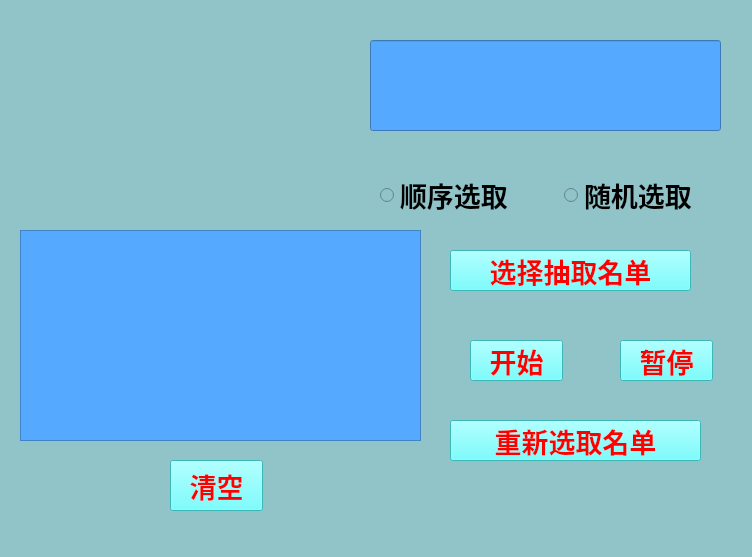
<?xml version="1.0" encoding="UTF-8"?>
<ui version="4.0">
 <class>MainWindow</class>
 <widget class="QMainWindow" name="MainWindow">
  <property name="geometry">
   <rect>
    <x>0</x>
    <y>0</y>
    <width>752</width>
    <height>557</height>
   </rect>
  </property>
  <property name="font">
   <font>
    <family>楷体</family>
    <pointsize>20</pointsize>
    <weight>50</weight>
    <bold>false</bold>
    <strikeout>true</strikeout>
   </font>
  </property>
  <property name="windowTitle">
   <string>随机抽人系统</string>
  </property>
  <property name="styleSheet">
   <string notr="true">background: rgb(144, 196, 200);
</string>
  </property>
  <widget class="QWidget" name="widget">
   <widget class="QPushButton" name="pushButton_3">
    <property name="geometry">
     <rect>
      <x>450</x>
      <y>250</y>
      <width>241</width>
      <height>41</height>
     </rect>
    </property>
    <property name="font">
     <font>
      <family>楷体</family>
      <pointsize>20</pointsize>
      <weight>75</weight>
      <bold>true</bold>
     </font>
    </property>
    <property name="styleSheet">
     <string notr="true">
QPushButton
{

color:red;
	background-color: rgb(85, 255, 255);
}
QPushButton:hover
{

	background-color: rgb(85, 255, 127);

}
QPushButton:pressed
{

background-color: rgb(0, 0, 0);

}</string>
    </property>
    <property name="text">
     <string>选择抽取名单</string>
    </property>
   </widget>
   <widget class="QPushButton" name="pushButton_4">
    <property name="geometry">
     <rect>
      <x>450</x>
      <y>420</y>
      <width>251</width>
      <height>41</height>
     </rect>
    </property>
    <property name="font">
     <font>
      <family>楷体</family>
      <pointsize>20</pointsize>
      <weight>75</weight>
      <bold>true</bold>
     </font>
    </property>
    <property name="styleSheet">
     <string notr="true">QPushButton
{

color:red;
	background-color: rgb(85, 255, 255);
}
QPushButton:hover
{

	background-color: rgb(85, 255, 127);

}
QPushButton:pressed
{

background-color: rgb(0, 0, 0);

}</string>
    </property>
    <property name="text">
     <string>重新选取名单</string>
    </property>
   </widget>
   <widget class="QWidget" name="horizontalLayoutWidget">
    <property name="geometry">
     <rect>
      <x>380</x>
      <y>170</y>
      <width>361</width>
      <height>51</height>
     </rect>
    </property>
    <layout class="QHBoxLayout" name="horizontalLayout">
     <item>
      <widget class="QRadioButton" name="radioButton">
       <property name="font">
        <font>
         <family>楷体</family>
         <pointsize>20</pointsize>
         <weight>75</weight>
         <bold>true</bold>
        </font>
       </property>
       <property name="text">
        <string>顺序选取</string>
       </property>
      </widget>
     </item>
     <item>
      <widget class="QRadioButton" name="radioButton_2">
       <property name="font">
        <font>
         <family>楷体</family>
         <pointsize>20</pointsize>
         <weight>75</weight>
         <bold>true</bold>
        </font>
       </property>
       <property name="text">
        <string>随机选取</string>
       </property>
      </widget>
     </item>
    </layout>
   </widget>
   <widget class="QPushButton" name="pushButton">
    <property name="geometry">
     <rect>
      <x>470</x>
      <y>340</y>
      <width>93</width>
      <height>41</height>
     </rect>
    </property>
    <property name="font">
     <font>
      <family>楷体</family>
      <pointsize>20</pointsize>
      <weight>75</weight>
      <bold>true</bold>
     </font>
    </property>
    <property name="styleSheet">
     <string notr="true">QPushButton
{

color:red;
	background-color: rgb(85, 255, 255);
}
QPushButton:hover
{

	background-color: rgb(85, 255, 127);

}
QPushButton:pressed
{

background-color: rgb(0, 0, 0);

}</string>
    </property>
    <property name="text">
     <string>开始</string>
    </property>
   </widget>
   <widget class="QPushButton" name="pushButton_2">
    <property name="geometry">
     <rect>
      <x>620</x>
      <y>340</y>
      <width>93</width>
      <height>41</height>
     </rect>
    </property>
    <property name="font">
     <font>
      <family>楷体</family>
      <pointsize>20</pointsize>
      <weight>75</weight>
      <bold>true</bold>
     </font>
    </property>
    <property name="styleSheet">
     <string notr="true">QPushButton
{

color:red;
	background-color: rgb(85, 255, 255);
}
QPushButton:hover
{

	background-color: rgb(85, 255, 127);

}
QPushButton:pressed
{

background-color: rgb(0, 0, 0);

}</string>
    </property>
    <property name="text">
     <string>暂停</string>
    </property>
   </widget>
   <widget class="QLineEdit" name="lineEdit">
    <property name="geometry">
     <rect>
      <x>370</x>
      <y>40</y>
      <width>351</width>
      <height>91</height>
     </rect>
    </property>
    <property name="font">
     <font>
      <family>方正舒体</family>
      <pointsize>30</pointsize>
     </font>
    </property>
    <property name="styleSheet">
     <string notr="true">color: rgb(255, 255, 255);
background-color: rgb(85, 170, 255);</string>
    </property>
    <property name="alignment">
     <set>Qt::AlignCenter</set>
    </property>
   </widget>
   <widget class="QTextBrowser" name="textBrowser">
    <property name="geometry">
     <rect>
      <x>20</x>
      <y>230</y>
      <width>401</width>
      <height>211</height>
     </rect>
    </property>
    <property name="font">
     <font>
      <family>方正舒体</family>
      <pointsize>20</pointsize>
      <weight>75</weight>
      <bold>true</bold>
     </font>
    </property>
    <property name="focusPolicy">
     <enum>Qt::StrongFocus</enum>
    </property>
    <property name="styleSheet">
     <string notr="true">
background-color: rgb(85, 170, 255);</string>
    </property>
   </widget>
   <widget class="QLabel" name="label">
    <property name="geometry">
     <rect>
      <x>110</x>
      <y>40</y>
      <width>181</width>
      <height>160</height>
     </rect>
    </property>
    <property name="styleSheet">
     <string notr="true"/>
    </property>
    <property name="text">
     <string/>
    </property>
    <property name="pixmap">
     <pixmap>F:/图片/name.webp</pixmap>
    </property>
    <property name="scaledContents">
     <bool>true</bool>
    </property>
   </widget>
   <widget class="QPushButton" name="pushButton_5">
    <property name="geometry">
     <rect>
      <x>170</x>
      <y>460</y>
      <width>93</width>
      <height>51</height>
     </rect>
    </property>
    <property name="font">
     <font>
      <family>楷体</family>
      <pointsize>20</pointsize>
      <weight>75</weight>
      <bold>true</bold>
     </font>
    </property>
    <property name="styleSheet">
     <string notr="true">QPushButton
{

color:red;
	background-color: rgb(85, 255, 255);
}
QPushButton:hover
{

	background-color: rgb(85, 255, 127);

}
QPushButton:pressed
{

background-color: rgb(0, 0, 0);

}</string>
    </property>
    <property name="text">
     <string>清空</string>
    </property>
    <property name="default">
     <bool>false</bool>
    </property>
   </widget>
   <zorder>pushButton</zorder>
   <zorder>pushButton_3</zorder>
   <zorder>pushButton_4</zorder>
   <zorder>horizontalLayoutWidget</zorder>
   <zorder>pushButton_2</zorder>
   <zorder>lineEdit</zorder>
   <zorder>textBrowser</zorder>
   <zorder>label</zorder>
   <zorder>pushButton_5</zorder>
  </widget>
  <widget class="QMenuBar" name="menubar">
   <property name="geometry">
    <rect>
     <x>0</x>
     <y>0</y>
     <width>752</width>
     <height>26</height>
    </rect>
   </property>
  </widget>
  <widget class="QStatusBar" name="statusbar"/>
 </widget>
 <resources/>
 <connections/>
</ui>
